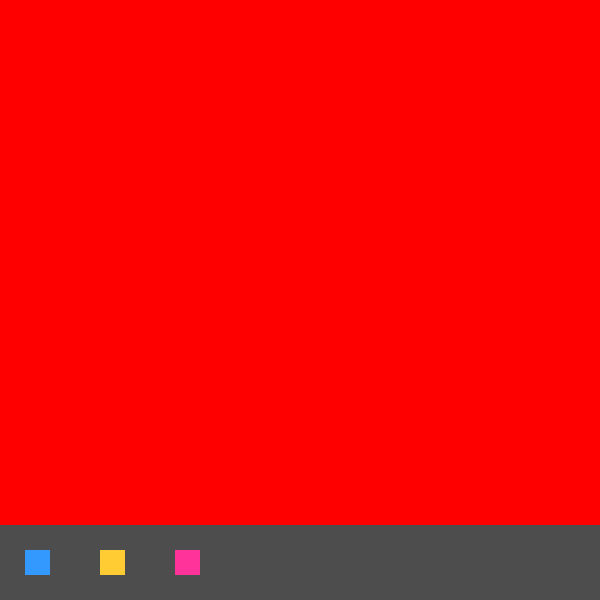
Frame 1 (no input)
Frame 60 (the mouse pressed at the canvas centre just before this capture): identical to frame 1, image omitted
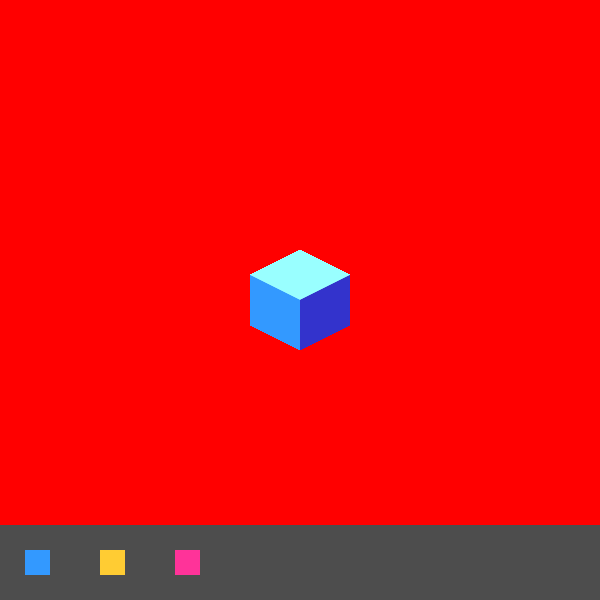
Frame 120 (the mouse held since frame 60 and released just before this capture)

The Processing sketch that drew these frames (run headless with seeded random() and noise(); from frame 60 on, the mouse is pressed at the canvas centre):

// Processing sketch: processing_136323
// ── processing_136323.pde

int cubeSize = 1;


void setup(){
  size(600,600);
  background(#FF0000);
  noStroke();
  frameRate(10);
}

void draw(){
  
  if (mousePressed == true){
    
      if (cubeSize == 1){
   //small top
  fill(#99FFFF);
  quad(mouseX,mouseY, //bottom
       mouseX-50,mouseY-25, // left
       mouseX+0,mouseY-50, // top
       mouseX+50,mouseY-25); // right
  //small left
  fill(#3399FF);
  quad(mouseX+0,mouseY+50, //bottom right
       mouseX+-50,mouseY+25, //bottom left
       mouseX-50,mouseY-25, // top left
       mouseX,mouseY); // top left
  //small right
  fill(#3333CC);
  quad(mouseX+50,mouseY+25, //bottom right
       mouseX+0,mouseY+50, // bottom left
       mouseX,mouseY, // top left
       mouseX+50,mouseY-25); // top right
        }//cubeSize =1
    
 //medium left
 if (cubeSize == 2){
     fill(#FFCC33);
  quad(mouseX+0,mouseY+100, //bottom right
       mouseX+-100,mouseY+50, //bottom left
       mouseX-100,mouseY-50, // top left
       mouseX,mouseY); // top left
  //medium right
  fill(#FF9900);
  quad(mouseX+100,mouseY+50, //bottom right
       mouseX+0,mouseY+100, // bottom left
       mouseX,mouseY, // top left
       mouseX+100,mouseY-50); // top right
  //medium top
  fill(#FFFF66);
  quad(mouseX,mouseY, //bottom
       mouseX-100,mouseY-50, // left
       mouseX+0,mouseY-100, // top
       mouseX+100,mouseY-50); // right
     } //cubeSize = 2
     
      if (cubeSize == 3){
     fill(#ff3399);
     //big left
  quad(mouseX+0,mouseY+150, //bottom right
       mouseX-150,mouseY+75, //bottom left
       mouseX-150,mouseY-75, // top left
       mouseX,mouseY); // top left
  //big right
  fill(#ff0000);
  quad(mouseX+150,mouseY+75, //bottom right
       mouseX+0,mouseY+150, // bottom left
       mouseX,mouseY, // top left
       mouseX+150,mouseY-75); // top right
  //big top
  fill(#ff99ff);
  quad(mouseX,mouseY, //bottom
       mouseX-150,mouseY-75, // left
       mouseX+0,mouseY-150, // top
       mouseX+150,mouseY-75); // right
     } //cubeSize = 3
     
     
    } //mouse pressed
    
    
    if (mouseY>525){ //button bar
  
  
      if (mouseX<225){//orange
    cubeSize=3;
   }//orange
  
    if (mouseX<150){//orange
    cubeSize=2;
   }//orange
      
     if(mouseX<75){//blue
     cubeSize=1;
     }//blue
   
    }//button bar
    
  fill(#4d4d4d); // bar
  rect(0,525, 600,75); // bar
    
  fill(#3399FF); // blue
  rect(25, 550, 25, 25); //blue
    
  fill(#FFCC33);// orange
  rect(100, 550, 25, 25);// orange
  
  fill(#ff3399); // red
  rect(175, 550, 25, 25);//red
    
} //draw
